Frame 1 (no input): blank canvas, image omitted
Frame 60 (the mouse pressed at the canvas centre just before this capture): blank canvas, image omitted
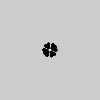
Frame 120 (the mouse held since frame 60 and released just before this capture)

The Processing sketch whose frames 1 and 60 were blank and that drew this single picture after the mouse press (run headless with seeded random() and noise(); from frame 60 on, the mouse is pressed at the canvas centre):

// Processing sketch: processing
// ── processing.pde
int angle=0;

void setup(){
  size(100,100);
  smooth();
  noStroke();
  fill(0,102);
}

void draw(){
  if(mousePressed==true){
  	angle+=10;
  	float val=cos(radians(angle))*6.0;
  	for(int a=0;a<360;a+=75){
  		float xoff=cos(radians(a))*val;
  		float yoff=sin(radians(a))*val;
  		fill(0);
  		ellipse(mouseX+xoff, mouseY+yoff, val/2, val/2);
  	}
  	fill(255);
  	ellipse(mouseX, mouseY, 2, 2);
  }
}
